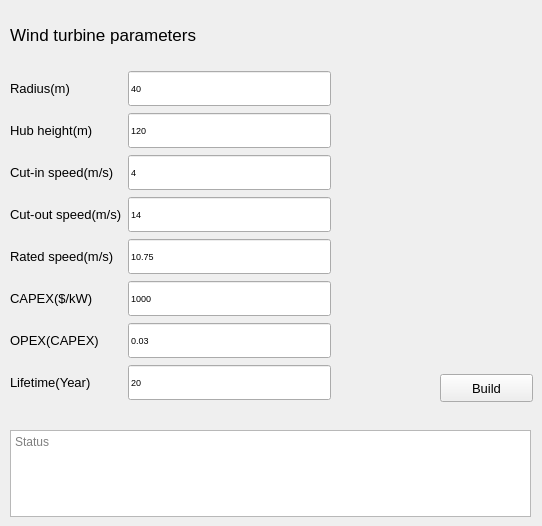
     <widget class="QWidget" name="Wind_turbine">
      <widget class="QLabel" name="label_89">
       <property name="geometry">
        <rect>
         <x>10</x>
         <y>20</y>
         <width>260</width>
         <height>30</height>
        </rect>
       </property>
       <property name="font">
        <font>
         <pointsize>13</pointsize>
        </font>
       </property>
       <property name="text">
        <string>Wind turbine parameters</string>
       </property>
      </widget>
      <widget class="QPushButton" name="wind_build">
       <property name="geometry">
        <rect>
         <x>440</x>
         <y>374</y>
         <width>93</width>
         <height>28</height>
        </rect>
       </property>
       <property name="font">
        <font>
         <pointsize>10</pointsize>
        </font>
       </property>
       <property name="text">
        <string>Build</string>
       </property>
      </widget>
      <widget class="QWidget" name="layoutWidget">
       <property name="geometry">
        <rect>
         <x>10</x>
         <y>70</y>
         <width>321</width>
         <height>331</height>
        </rect>
       </property>
       <layout class="QGridLayout" name="gridLayout_5">
        <item row="0" column="0">
         <widget class="QLabel" name="label_22">
          <property name="minimumSize">
           <size>
            <width>0</width>
            <height>35</height>
           </size>
          </property>
          <property name="font">
           <font>
            <pointsize>10</pointsize>
           </font>
          </property>
          <property name="text">
           <string>Radius(m)</string>
          </property>
         </widget>
        </item>
        <item row="0" column="1">
         <widget class="QLineEdit" name="wind_radius">
          <property name="minimumSize">
           <size>
            <width>0</width>
            <height>35</height>
           </size>
          </property>
          <property name="font">
           <font>
            <pointsize>7</pointsize>
           </font>
          </property>
          <property name="text">
           <string>40</string>
          </property>
          <property name="placeholderText">
           <string/>
          </property>
         </widget>
        </item>
        <item row="1" column="0">
         <widget class="QLabel" name="label_23">
          <property name="minimumSize">
           <size>
            <width>0</width>
            <height>35</height>
           </size>
          </property>
          <property name="font">
           <font>
            <pointsize>10</pointsize>
           </font>
          </property>
          <property name="text">
           <string>Hub height(m)</string>
          </property>
         </widget>
        </item>
        <item row="1" column="1">
         <widget class="QLineEdit" name="wind_height">
          <property name="minimumSize">
           <size>
            <width>0</width>
            <height>35</height>
           </size>
          </property>
          <property name="font">
           <font>
            <pointsize>7</pointsize>
           </font>
          </property>
          <property name="text">
           <string>120</string>
          </property>
         </widget>
        </item>
        <item row="2" column="0">
         <widget class="QLabel" name="label_77">
          <property name="minimumSize">
           <size>
            <width>0</width>
            <height>35</height>
           </size>
          </property>
          <property name="font">
           <font>
            <pointsize>10</pointsize>
           </font>
          </property>
          <property name="text">
           <string>Cut-in speed(m/s)</string>
          </property>
         </widget>
        </item>
        <item row="2" column="1">
         <widget class="QLineEdit" name="wind_ci_speed">
          <property name="minimumSize">
           <size>
            <width>0</width>
            <height>35</height>
           </size>
          </property>
          <property name="font">
           <font>
            <pointsize>7</pointsize>
           </font>
          </property>
          <property name="text">
           <string>4</string>
          </property>
         </widget>
        </item>
        <item row="3" column="0">
         <widget class="QLabel" name="label_78">
          <property name="minimumSize">
           <size>
            <width>0</width>
            <height>35</height>
           </size>
          </property>
          <property name="font">
           <font>
            <pointsize>10</pointsize>
           </font>
          </property>
          <property name="text">
           <string>Cut-out speed(m/s)</string>
          </property>
         </widget>
        </item>
        <item row="3" column="1">
         <widget class="QLineEdit" name="wind_co_speed">
          <property name="minimumSize">
           <size>
            <width>0</width>
            <height>35</height>
           </size>
          </property>
          <property name="font">
           <font>
            <pointsize>7</pointsize>
           </font>
          </property>
          <property name="text">
           <string>14</string>
          </property>
         </widget>
        </item>
        <item row="4" column="0">
         <widget class="QLabel" name="label_85">
          <property name="minimumSize">
           <size>
            <width>0</width>
            <height>35</height>
           </size>
          </property>
          <property name="font">
           <font>
            <pointsize>10</pointsize>
           </font>
          </property>
          <property name="text">
           <string>Rated speed(m/s)</string>
          </property>
         </widget>
        </item>
        <item row="4" column="1">
         <widget class="QLineEdit" name="wind_rate_speed">
          <property name="minimumSize">
           <size>
            <width>0</width>
            <height>35</height>
           </size>
          </property>
          <property name="font">
           <font>
            <pointsize>7</pointsize>
           </font>
          </property>
          <property name="text">
           <string>10.75</string>
          </property>
         </widget>
        </item>
        <item row="5" column="0">
         <widget class="QLabel" name="label_86">
          <property name="minimumSize">
           <size>
            <width>0</width>
            <height>35</height>
           </size>
          </property>
          <property name="font">
           <font>
            <pointsize>10</pointsize>
           </font>
          </property>
          <property name="text">
           <string>CAPEX($/kW)</string>
          </property>
         </widget>
        </item>
        <item row="5" column="1">
         <widget class="QLineEdit" name="wind_capex">
          <property name="minimumSize">
           <size>
            <width>0</width>
            <height>35</height>
           </size>
          </property>
          <property name="font">
           <font>
            <pointsize>7</pointsize>
           </font>
          </property>
          <property name="text">
           <string>1000</string>
          </property>
         </widget>
        </item>
        <item row="6" column="0">
         <widget class="QLabel" name="label_87">
          <property name="minimumSize">
           <size>
            <width>0</width>
            <height>35</height>
           </size>
          </property>
          <property name="font">
           <font>
            <pointsize>10</pointsize>
           </font>
          </property>
          <property name="text">
           <string>OPEX(CAPEX)</string>
          </property>
         </widget>
        </item>
        <item row="6" column="1">
         <widget class="QLineEdit" name="wind_opex">
          <property name="minimumSize">
           <size>
            <width>0</width>
            <height>35</height>
           </size>
          </property>
          <property name="font">
           <font>
            <pointsize>7</pointsize>
           </font>
          </property>
          <property name="text">
           <string>0.03</string>
          </property>
         </widget>
        </item>
        <item row="7" column="0">
         <widget class="QLabel" name="label_88">
          <property name="minimumSize">
           <size>
            <width>0</width>
            <height>35</height>
           </size>
          </property>
          <property name="font">
           <font>
            <pointsize>10</pointsize>
           </font>
          </property>
          <property name="text">
           <string>Lifetime(Year)</string>
          </property>
         </widget>
        </item>
        <item row="7" column="1">
         <widget class="QLineEdit" name="wind_lifetime">
          <property name="minimumSize">
           <size>
            <width>0</width>
            <height>35</height>
           </size>
          </property>
          <property name="font">
           <font>
            <pointsize>7</pointsize>
           </font>
          </property>
          <property name="text">
           <string>20</string>
          </property>
         </widget>
        </item>
       </layout>
      </widget>
      <widget class="QTextEdit" name="wind_text">
       <property name="geometry">
        <rect>
         <x>10</x>
         <y>430</y>
         <width>521</width>
         <height>87</height>
        </rect>
       </property>
       <property name="readOnly">
        <bool>true</bool>
       </property>
       <property name="placeholderText">
        <string>Status</string>
       </property>
      </widget>
     </widget>
